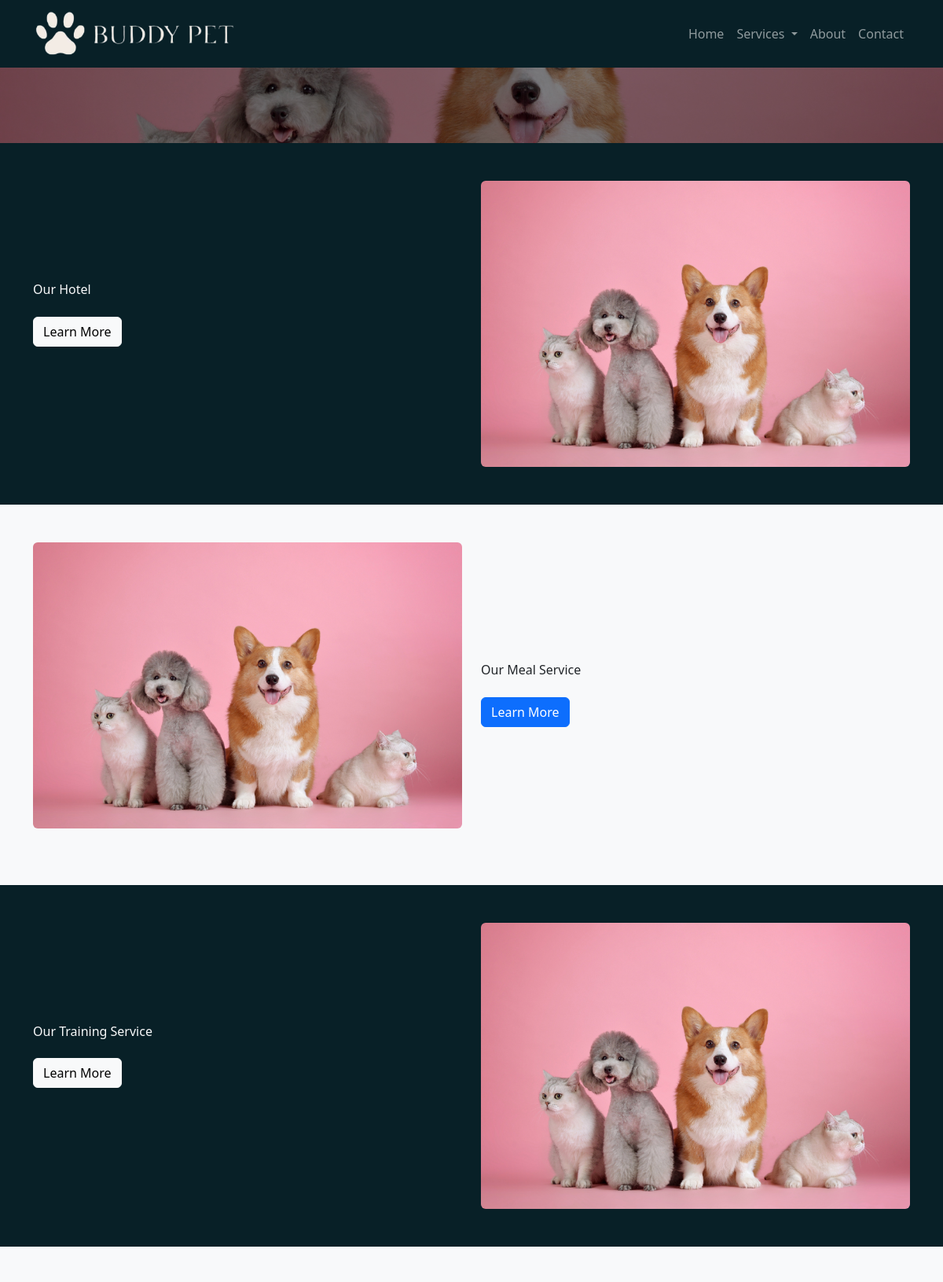
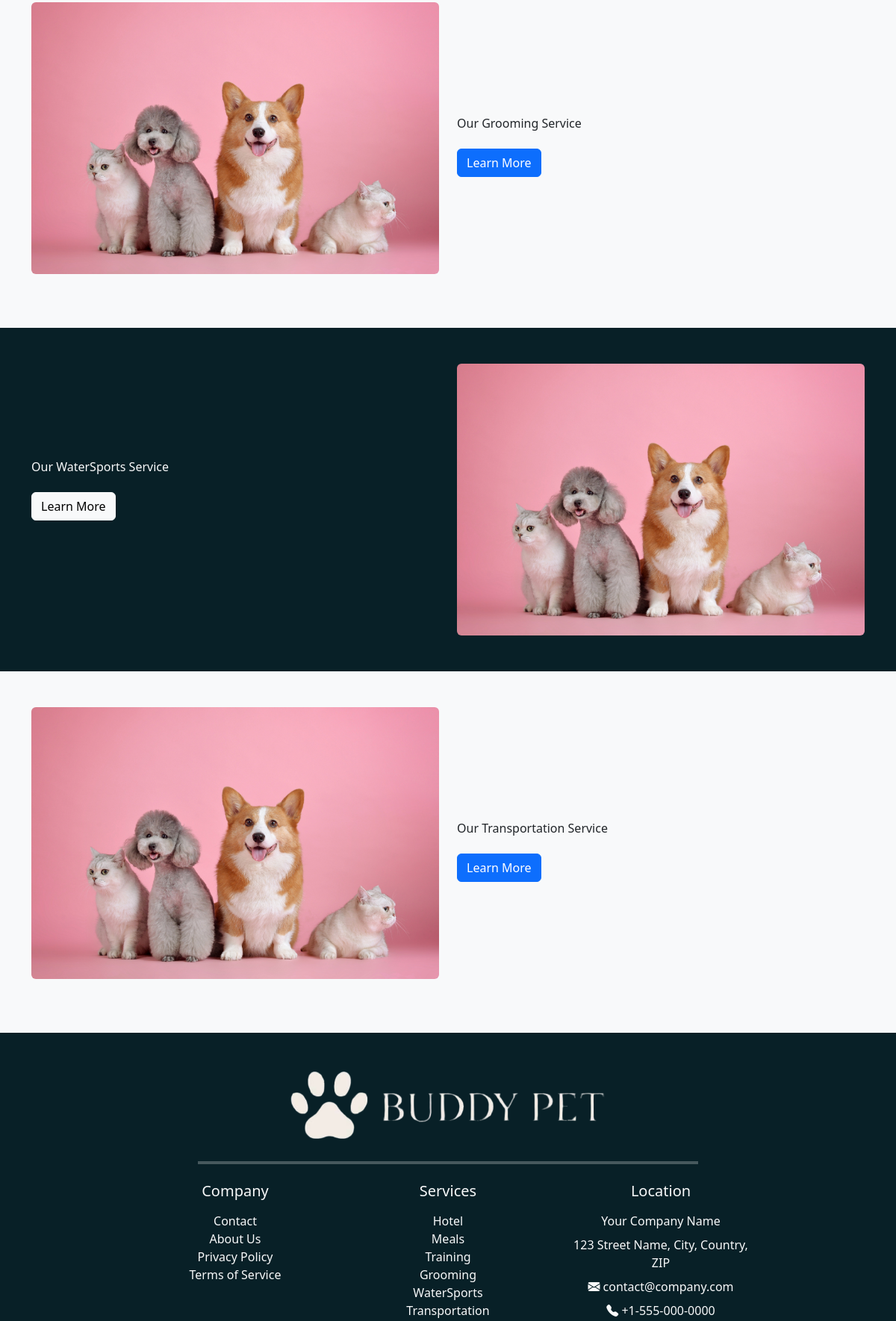
Page /services/ (upper part) on the committed database (2 pictures, top to bottom).
### branding/models.py (models this page shows, shortened)
class Branding(models.Model):
    company_name = models.CharField(max_length=255, default="Your Company Name",
                                    help_text="Enter the full name of the company.")
    company_email = models.EmailField(default="contact@company.com",
                                      help_text="Enter the official company email address.")
    company_phone = models.CharField(max_length=20, default="+1-555-000-0000",
                                     help_text="Enter the company’s contact number (e.g., +1-555-000-0000).")
    company_address = models.TextField(default="123 Street Name, City, Country, ZIP",
                                       help_text="Enter the full address of the company, including city and ZIP code.")
    logo = models.ImageField(upload_to="branding/", default="default/default_logo.png",
                             help_text="Upload the website logo.")
    favicon = models.ImageField(upload_to="branding/", default="default/default_icon.ico",
                                help_text="Upload the favicon (ICO or PNG).")
    video = models.FileField(upload_to="branding/videos/", default="default/default_video.mp4", blank=True, null=True,
                             help_text="Upload a promotional or branding video file.")
    meta_keywords = models.CharField(max_length=255, blank=True,
                                     default="generic, branding, business, website, company",
                                     help_text="Enter meta keywords for SEO (comma-separated).")
    meta_description = models.TextField(blank=True, default="Enter a meta description for SEO.",
                                        help_text="Enter a meta description for SEO.")
    twitter_link = models.URLField(blank=True, default="https://twitter.com/yourcompany",
                                   help_text="Link to your Twitter profile.")
    facebook_link = models.URLField(blank=True, default="https://facebook.com/yourcompany",
                                    help_text="Link to your Facebook page.")
    instagram_link = models.URLField(blank=True, default="https://instagram.com/yourcompany",
                                     help_text="Link to your Instagram profile.")
    class Meta:
        verbose_name = "Branding"
        verbose_name_plural = "Branding"

### hotel/models.py (models this page shows, shortened)
class ServicePage(TranslatableModel):
    DEFAULT_IMAGE = 'default/placeholder.jpg'
    hero_image = models.ImageField(upload_to='services/', blank=True, null=True, default=DEFAULT_IMAGE)
    our_hotel_image = models.ImageField(upload_to='services/', blank=True, null=True, default=DEFAULT_IMAGE)
    our_meal_image = models.ImageField(upload_to='services/', blank=True, null=True, default=DEFAULT_IMAGE)
    our_training_image = models.ImageField(upload_to='services/', blank=True, null=True, default=DEFAULT_IMAGE)
    our_grooming_image = models.ImageField(upload_to='services/', blank=True, null=True, default=DEFAULT_IMAGE)
    our_watersports_image = models.ImageField(upload_to='services/', blank=True, null=True, default=DEFAULT_IMAGE)
    our_transportation_image = models.ImageField(upload_to='services/', blank=True, null=True, default=DEFAULT_IMAGE)
    translations = TranslatedFields(
        hero_title=models.CharField(max_length=200, default="Our Services"),
        hero_subheading=models.CharField(max_length=300, default="Providing the best care for your pets while you're away."),
        our_hotel_title=models.CharField(max_length=200, default="Our Pet Hotel"),
        our_hotel_subheading=models.TextField(default="Our pet hotel offers a safe and comfortable environment for your pets. With spacious rooms, loving staff, and 24/7 care, your pet will feel right at home."),
        our_meal_title=models.CharField(max_length=200, default="Healthy Meals for Your Pet"),
        our_meal_subheading=models.TextField(default="We offer a variety of nutritious meals tailored to your pet's needs, ensuring they stay healthy and energized during their stay with us."),
        our_training_title=models.CharField(max_length=200, default="Professional Pet Training"),
        our_training_subheading=models.TextField(default="Our professional trainers provide personalized training sessions to ensure your pet’s obedience and good behavior."),
        our_grooming_title=models.CharField(max_length=200, default="Grooming Services"),
        our_grooming_subheading=models.TextField(default="Pamper your pet with our grooming services, including baths, trims, and nail care, to keep them looking and feeling their best."),
        our_watersports_title=models.CharField(max_length=200, default="Exciting Water Sports"),
        our_watersports_subheading=models.TextField(default="Let your pet enjoy fun-filled water activities that are both stimulating and enjoyable, keeping them active and happy."),
        our_transportation_title=models.CharField(max_length=200, default="Safe and Comfortable Transportation"),
        our_transportation_subheading=models.TextField(default="We offer transportation services to pick up and drop off your pet, ensuring they travel safely and comfortably to and from our hotel."),
    )
    class Meta:
        verbose_name = "All Services Page Content"
        verbose_name_plural = "All Services Page Content"

### hotel/views.py (the view)
# urls.py: path('services/', ServicesView.as_view(), name='services'),
class ServicesView(TemplateView):
    template_name = 'services.html'
    def get_context_data(self, **kwargs):
        context = {
            "branding": Branding.objects.first(),
            "home": HomePage.objects.first(),
            "service": ServicePage.objects.first(),
        }
        return context

### hotel/templates/services.html (shortened to what this page needs)
{% extends "base.html" %}
{% load i18n %}
    {% block extra_head %}
    {% load static %}
    <link rel="stylesheet" type="text/css" href="{% static 'home.css' %}">
    <link rel="stylesheet" type="text/css" href="{% static 'base.css' %}">
    {% endblock %}
{% block content %}
<body class="bg-light">
    <section class="hero-section pb-5 bg-primary text-white text-center d-flex justify-content-center align-items-center" style="background-image: url('{{ service.hero_image.url }}'); background-size: cover; background-position: center; position: relative;">
        <div class="overlay d-flex justify-content-center align-items-center" style="position: absolute; top: 0; left: 0; width: 100%; height: 100%; background-color: rgba(0, 0, 0, 0.5); z-index: 1;"></div>
        <div class="container text-center" style="position: relative; z-index: 2;">
            <div class="row justify-content-center">
                <div class="col-lg-8 col-md-10">
                </div>
            </div>
        </div>
    </section>
    <section id="our-hotel" class="service-section py-5 text-light" style="background-color: #082027;">
        <div class="container">
            <div class="row align-items-center">
                <div class="col-md-6">
                    <h6>{% trans "Our Hotel" %}</h6>
                    <a href="{% url 'hotel' %}" class="btn btn-light mb-4">{% trans "Learn More" %}</a>
                </div>
                <div class="col-md-6">
                    <img src="{{ service.our_hotel_image.url }}" alt="{% trans 'Our Hotel' %}" class="img-fluid rounded w-100">
                </div>
            </div>
        </div>
    </section>
    <section id="our-meal" class="bg-light our-meal-section py-5 text-dark">
        <div class="container">
            <div class="row align-items-center">
                <div class="col-md-6 order-md-1">
                    <img src="{{ service.our_meal_image.url }}" alt="{% trans 'Our Meal' %}" class="img-fluid rounded w-100 mb-4">
                </div>
                <div class="col-md-6 order-md-2">
                    <h6>{% trans 'Our Meal Service' %}</h6>
                    <a href="{% url 'training' %}" class="btn btn-primary">{% trans 'Learn More' %}</a>
                </div>
            </div>
        </div>
    </section>
    <section id="our-training" class="service-section py-5 text-light" style="background-color: #082027;">
        <div class="container">
            <div class="row align-items-center">
                <div class="col-md-6">
                    <h6>{% trans 'Our Training Service' %}</h6>
                    <a href="{% url 'training' %}" class="btn btn-light mb-4">{% trans 'Learn More' %}</a>
                </div>
                <div class="col-md-6">
                    <img src="{{ service.our_training_image.url }}" alt="{% trans 'Our Training' %}" class="img-fluid rounded w-100">
                </div>
            </div>
        </div>
    </section>
    <section id="our-grooming" class="bg-light our-grooming-section py-5 text-dark">
        <div class="container">
            <div class="row align-items-center">
                <div class="col-md-6 order-md-1">
                    <img src="{{ service.our_grooming_image.url }}" alt="{% trans 'Our Grooming' %}" class="img-fluid rounded w-100 mb-4">
                </div>
                <div class="col-md-6 order-md-2">
                    <h6>{% trans 'Our Grooming Service' %}</h6>
                    <a href="{% url 'hotel' %}" class="btn btn-primary">{% trans 'Learn More' %}</a>
                </div>
            </div>
        </div>
    </section>
    <section id="our-watersports" class="service-section py-5 text-light" style="background-color: #082027;">
        <div class="container">
            <div class="row align-items-center">
                <div class="col-md-6">
                    <h6>{% trans 'Our WaterSports Service' %}</h6>
                    <a href="{% url 'water_sports' %}" class="btn btn-light mb-4">{% trans 'Learn More' %}</a>
                </div>
                <div class="col-md-6">
                    <img src="{{ service.our_watersports_image.url }}" alt="{% trans 'Our WaterSports' %}" class="img-fluid rounded w-100">
                </div>
            </div>
        </div>
    </section>
    <section id="our-transportation" class="bg-light our-transportation-section py-5 text-dark">
        <div class="container">
            <div class="row align-items-center">
                <div class="col-md-6 order-md-1">
                    <img src="{{ service.our_transportation_image.url }}" alt="{% trans 'Our Transportation' %}" class="img-fluid rounded w-100 mb-4">
                </div>
                <div class="col-md-6 order-md-2">
                    <h6>{% trans 'Our Transportation Service' %}</h6>
                    <a href="{% url 'transportation' %}" class="btn btn-primary">{% trans 'Learn More' %}</a>
                </div>
            </div>
        </div>
    </section>
</body>
{% endblock %}

### home/templates/base.html (shortened to what this page needs)
<!DOCTYPE html>
{% load i18n %}
<html lang="{% get_current_language as LANGUAGE_CODE %}">
<head>
    {% load static %}
    <link rel="stylesheet" type="text/css" href="{% static 'base.css' %}">
    <link href="https://cdn.jsdelivr.net/npm/bootstrap@5.3.2/dist/css/bootstrap.min.css" rel="stylesheet">
    <link rel="stylesheet" href="https://cdn.jsdelivr.net/npm/bootstrap-icons/font/bootstrap-icons.css">
    {% block extra_head %}{% endblock %}
</head>
<body class="bg-light">
    <nav class="navbar navbar-expand-lg navbar-dark" style="background-color: #082027; z-index: 1000;">
        <div class="container">
            <a class="navbar-brand" href="/">
                <img src="{{ branding.logo.url }}" alt="{{ branding.company_name }}" class="img-fluid" style="max-height: 60px;">
            </a>
            <div class="collapse navbar-collapse" id="navbarNav">
                <ul class="navbar-nav ms-auto">
                    <li class="nav-item"><a class="nav-link" href="/">{% trans "Home" %}</a></li>
                    <li class="nav-item dropdown">
                        <a class="nav-link dropdown-toggle" id="navbarDropdown" role="button" data-bs-toggle="dropdown" aria-expanded="false" href="{% url 'services' %}">
                            {% trans "Services" %}
                        </a>
                    </li>
                    <li class="nav-item"><a class="nav-link" href="{% url 'about_us' %}">{% trans "About" %}</a></li>
                    <li class="nav-item"><a class="nav-link" href="{% url 'contact' %}">{% trans "Contact" %}</a></li>
                </ul>
            </div>
        </div>
    </nav>
    {% block content %} {% endblock %}
    <footer class="text-light py-5 pt-5" style="background-color: #082027;">
        <div class="container">
            <div class="row justify-content-center text-center">
                <div class="col-12 text-center mb-4">
                    <img src="{{ branding.logo.url }}" alt="{{ branding.company_name }}" class="img-fluid" style="max-height: 100px;">
                </div>
                <div class="col-12 text-center text-light mb-4">
                    <hr class="border-bottom border-2 border-white" style="width: 60%; margin: 0 auto;">
                </div>
                <div class="col-md-3 text-center mb-3">
                    <h5 class="mb-3">{% trans "Company" %}</h5>
                    <ul class="list-unstyled">
                        <li><a href="{% url 'contact' %}" class="text-light text-decoration-none">{% trans "Contact" %}</a></li>
                        <li><a href="{% url 'about_us' %}" class="text-light text-decoration-none">{% trans "About Us" %}</a></li>
                        <li><a href="{% url 'privacy_policy' %}" class="text-light text-decoration-none">{% trans "Privacy Policy" %}</a></li>
                        <li><a href="{% url 'terms_of_service' %}" class="text-light text-decoration-none">{% trans "Terms of Service" %}</a></li>
                    </ul>
                </div>
                <div class="col-md-3 text-center mb-3">
                    <h5 class="mb-3">{% trans "Services" %}</h5>
                    <ul class="list-unstyled">
                        <li><a href="{% url 'hotel' %}" class="text-light text-decoration-none">{% trans "Hotel" %}</a></li>
                        <li><a href="{% url 'meals' %}" class="text-light text-decoration-none">{% trans "Meals" %}</a></li>
                        <li><a href="{% url 'training' %}" class="text-light text-decoration-none">{% trans "Training" %}</a></li>
                        <li><a href="{% url 'grooming' %}" class="text-light text-decoration-none">{% trans "Grooming" %}</a></li>
                        <li><a href="{% url 'water_sports' %}" class="text-light text-decoration-none">{% trans "WaterSports" %}</a></li>
                        <li><a href="{% url 'transportation' %}" class="text-light text-decoration-none">{% trans "Transportation" %}</a></li>
                    </ul>
                </div>
                <div class="col-md-3 text-center text-light mb-4">
                    <h5 class="mb-3">{% trans "Location" %}</h5>
                    <p class="text-light mb-2">{{branding.company_name}}</p>
                    <p class="text-light mb-2">{{branding.company_address}}</p>
                    <a href="mailto:{{branding.company_email}}" class="text-light text-decoration-none mb-2 d-block">
                        <i class="bi bi-envelope-fill"></i> {{branding.company_email}}
                    </a>
                    <p>
                        <a href="tel:{{branding.company_phone}}" class="text-light text-decoration-none">
                            <i class="bi bi-telephone-fill"></i> {{branding.company_phone}}
                        </a>
                    </p>
                </div>
            </div>
        </div>
    </footer>
</body>
</html>

### rows in the picture
Branding: logo (placeholder picture), company_name "Your Company Name", company_address "123 Street Name, City, Country, ZIP", company_email "contact@company.com", company_phone "+1-555-000-0000"
ServicePage: hero_image (placeholder picture), our_hotel_image (placeholder picture), our_meal_image (placeholder picture), our_training_image (placeholder picture), our_grooming_image (placeholder picture), our_watersports_image (placeholder picture), our_transportation_image (placeholder picture)
